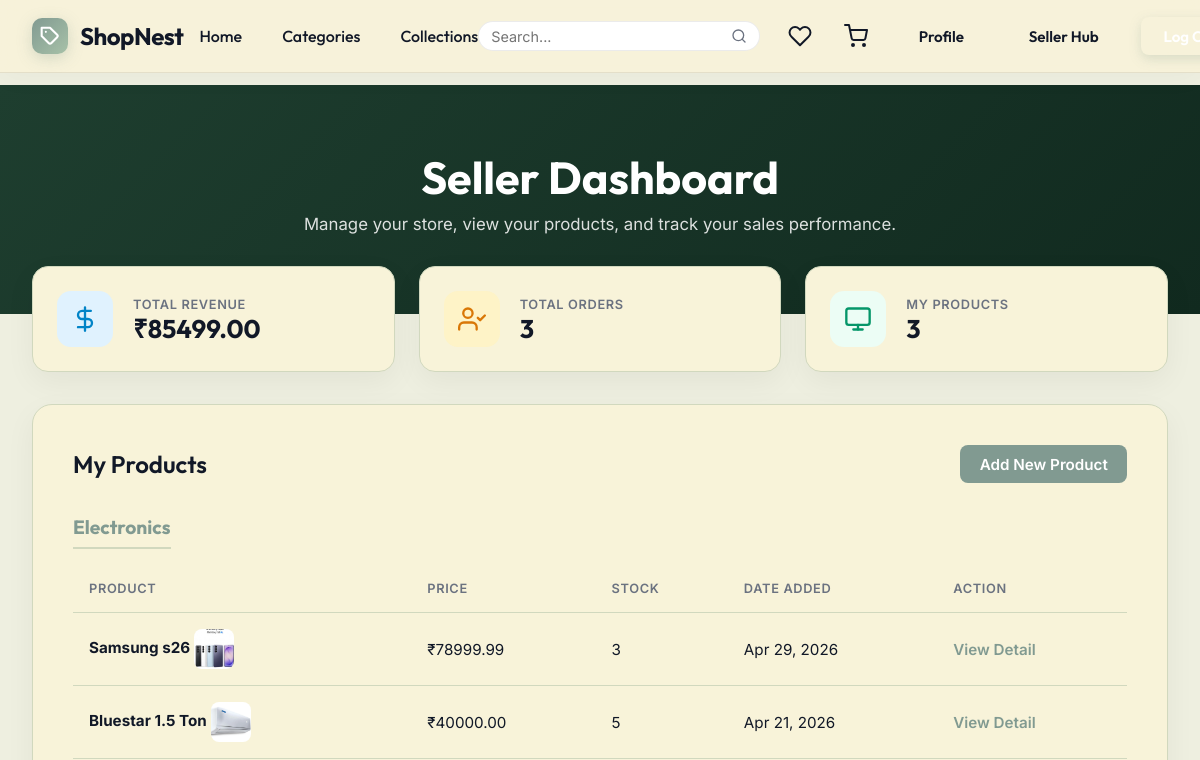
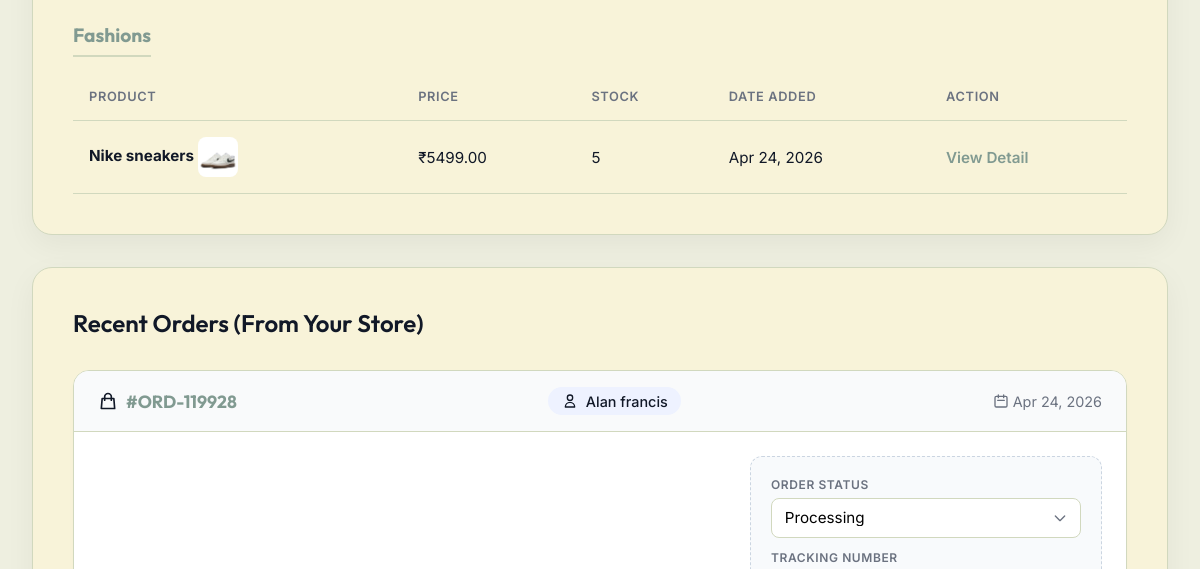
/seller-dashboard/ (signed in, upper part), run on an earlier commit of the app's database (2 pictures, top to bottom).
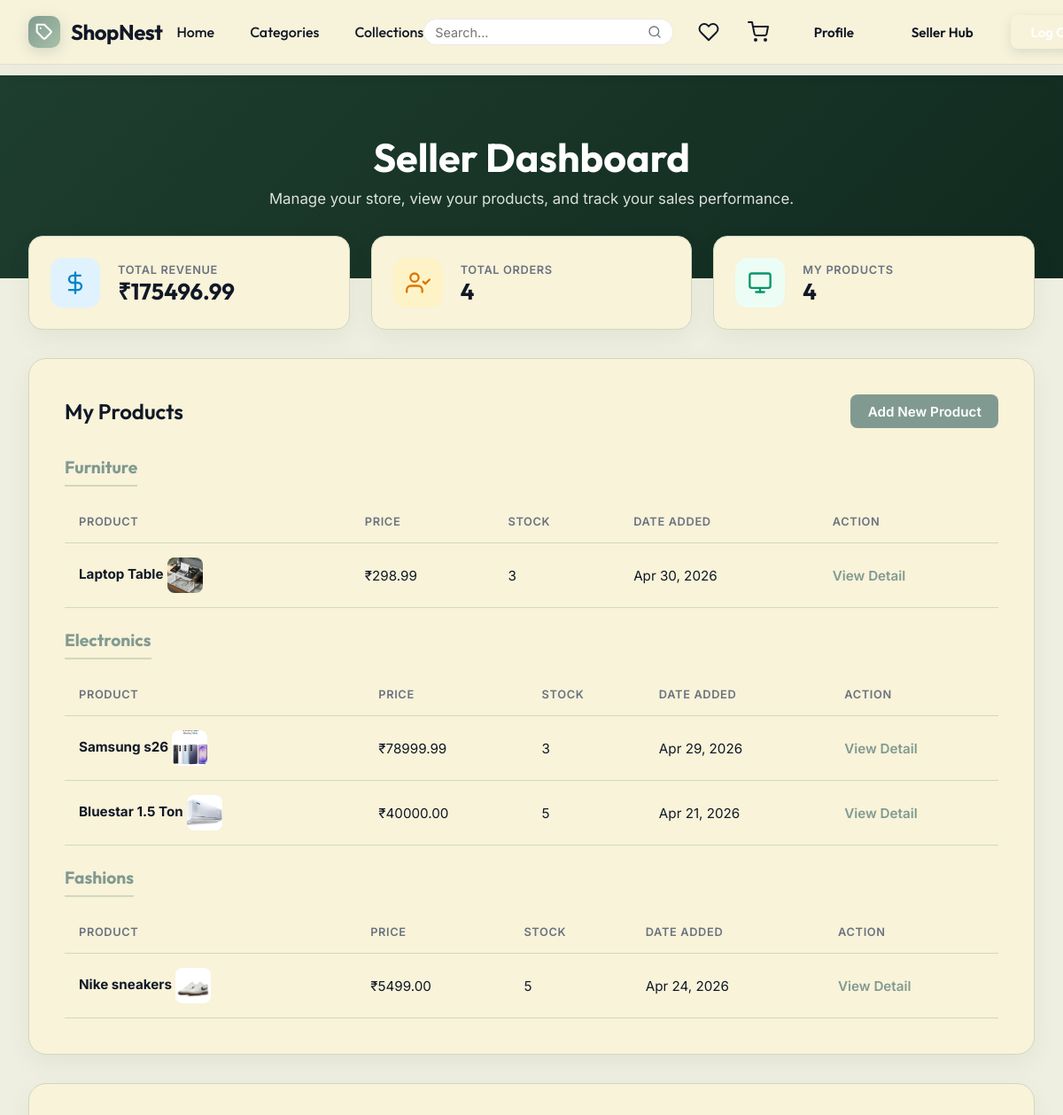
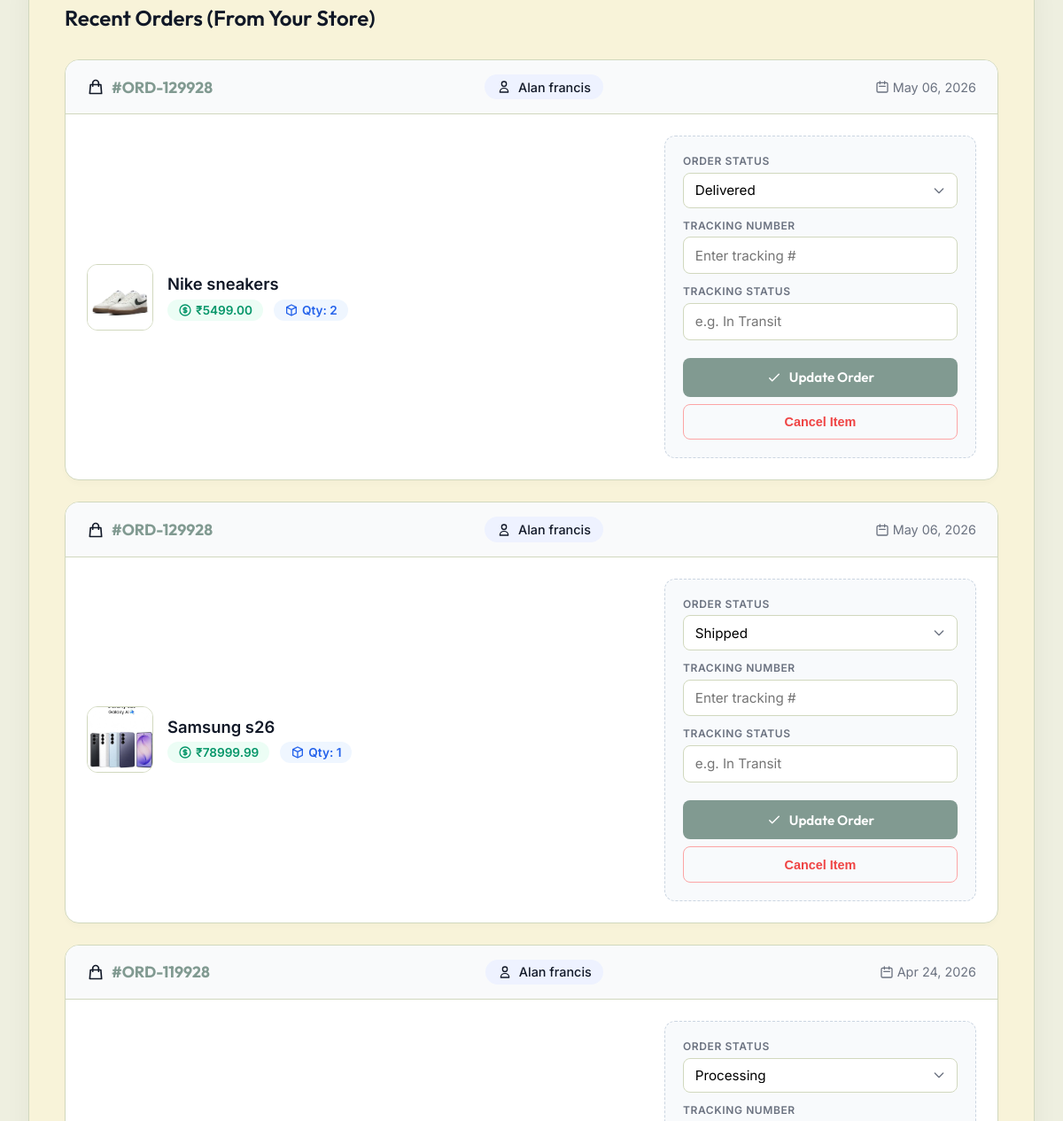
And on a later commit of the database (2 pictures, top to bottom).
### app/models.py (models this page shows, shortened)
class Product(models.Model):
    category = models.ForeignKey(Category, related_name='products', on_delete=models.CASCADE)
    seller = models.ForeignKey(User, on_delete=models.CASCADE, related_name='products', null=True, blank=True)
    name = models.CharField(max_length=200)
    description = models.TextField(blank=True, null=True)
    price = models.DecimalField(max_digits=10, decimal_places=2)
    quantity = models.PositiveIntegerField(default=1)
    image = models.ImageField(upload_to='products/', blank=True, null=True)
    is_trending = models.BooleanField(default=False)
    created_at = models.DateTimeField(auto_now_add=True)

class Category(models.Model):
    name = models.CharField(max_length=100)
    class Meta:
        verbose_name_plural = 'Categories'

class OrderItem(models.Model):
    STATUS_CHOICES = (
        ('Pending', 'Pending'),
        ('Processing', 'Processing'),
        ('Shipped', 'Shipped'),
        ('Delivered', 'Delivered'),
        ('Cancelled', 'Cancelled'),
    )
    order = models.ForeignKey(Order, related_name='items', on_delete=models.CASCADE)
    product = models.ForeignKey(Product, on_delete=models.CASCADE)
    price = models.DecimalField(max_digits=10, decimal_places=2)
    quantity = models.PositiveIntegerField(default=1)
    status = models.CharField(max_length=20, choices=STATUS_CHOICES, default='Pending')
    tracking_number = models.CharField(max_length=100, blank=True, null=True)
    tracking_status = models.CharField(max_length=200, blank=True, null=True)

class Order(models.Model):
    user = models.ForeignKey(User, on_delete=models.SET_NULL, null=True, blank=True)
    first_name = models.CharField(max_length=50)
    last_name = models.CharField(max_length=50)
    email = models.EmailField()
    address = models.CharField(max_length=250)
    city = models.CharField(max_length=100)
    zip_code = models.CharField(max_length=20)
    total_amount = models.DecimalField(max_digits=10, decimal_places=2)
    STATUS_CHOICES = (
        ('Pending', 'Pending'),
        ('Processing', 'Processing'),
        ('Shipped', 'Shipped'),
        ('Delivered', 'Delivered'),
        ('Cancelled', 'Cancelled'),
    )
    payment_method = models.CharField(max_length=50, default="Credit Card")
    status = models.CharField(max_length=20, choices=STATUS_CHOICES, default='Pending')
    created_at = models.DateTimeField(auto_now_add=True)

### app/views.py (the view)
# urls.py: path('seller-dashboard/', views.seller_dashboard_view, name='seller_dashboard'),
@login_required(login_url='login')
def seller_dashboard_view(request):
    profile, _ = UserProfile.objects.get_or_create(user=request.user)
    if not profile.is_seller:
        return redirect('seller_registration')
    products = Product.objects.filter(seller=request.user).select_related('category').order_by('-created_at')
    products_by_category = {}
    for product in products:
        category_name = product.category.name if hasattr(product, 'category') and product.category else 'Uncategorized'
        if category_name not in products_by_category:
            products_by_category[category_name] = []
        products_by_category[category_name].append(product)
    seller_items = OrderItem.objects.filter(product__seller=request.user).select_related('order', 'product').order_by('-order__created_at')
    total_products = products.count()
    total_orders = Order.objects.filter(items__product__seller=request.user).distinct().count()
    total_revenue = sum(
        item.price * item.quantity
        for item in seller_items
    )
    context = {
        'products': products,
        'products_by_category': products_by_category,
        'seller_items': seller_items,
        'total_products': total_products,
        'total_orders': total_orders,
        'total_revenue': total_revenue,
        'status_choices': OrderItem.STATUS_CHOICES,
    }
    return render(request, 'seller_dashboard.html', context)

### templates/seller_dashboard.html (shortened to what this page needs)
<!DOCTYPE html>
<html lang="en">
<head>
</head>
<body>
    {% include 'navbar.html' %}
    <div class="content-wrapper">
        <div class="page-header">
            <h1>Seller Dashboard</h1>
            <p>Manage your store, view your products, and track your sales performance.</p>
        </div>
        <div class="dashboard-container">
            <div class="stats-grid">
                <div class="stat-card">
                    <div class="stat-icon" style="background:#E0F2FE; color:#0284C7;">
                        <svg fill="none" stroke="currentColor" viewBox="0 0 24 24" stroke-width="2" stroke-linecap="round" stroke-linejoin="round">
                            <path d="M12 2v20M17 5H9.5a3.5 3.5 0 0 0 0 7h5a3.5 3.5 0 0 1 0 7H6"></path>
                        </svg>
                    </div>
                    <div class="stat-info">
                        <h3>Total Revenue</h3>
                        <div class="value">₹{{ total_revenue|default:"0.00"|floatformat:2 }}</div>
                    </div>
                </div>
                <div class="stat-card">
                    <div class="stat-icon" style="background:#FEF3C7; color:#D97706;">
                        <svg fill="none" stroke="currentColor" viewBox="0 0 24 24" stroke-width="2" stroke-linecap="round" stroke-linejoin="round">
                            <path d="M16 21v-2a4 4 0 0 0-4-4H5a4 4 0 0 0-4 4v2"></path>
                            <circle cx="8.5" cy="7" r="4"></circle>
                            <polyline points="17 11 19 13 23 9"></polyline>
                        </svg>
                    </div>
                    <div class="stat-info">
                        <h3>Total Orders</h3>
                        <div class="value">{{ total_orders }}</div>
                    </div>
                </div>
                <div class="stat-card">
                    <div class="stat-icon" style="background:#ECFDF5; color:#059669;">
                        <svg fill="none" stroke="currentColor" viewBox="0 0 24 24" stroke-width="2" stroke-linecap="round" stroke-linejoin="round">
                            <rect x="2" y="3" width="20" height="14" rx="2" ry="2"></rect>
                            <line x1="8" y1="21" x2="16" y2="21"></line>
                            <line x1="12" y1="17" x2="12" y2="21"></line>
                        </svg>
                    </div>
                    <div class="stat-info">
                        <h3>My Products</h3>
                        <div class="value">{{ total_products }}</div>
                    </div>
                </div>
            </div>
            <div class="card">
                <div class="card-header">
                    <h2>My Products</h2>
                    <a href="{% url 'seller_add_product' %}" class="btn-action">Add New Product</a>
                </div>
                {% if products_by_category %}
                    {% for category, cat_products in products_by_category.items %}
                    <div style="margin-top: 1.5rem;">
                        <h3 style="font-family: 'Outfit', sans-serif; font-size: 1.2rem; color: var(--primary); margin-bottom: 1rem; border-bottom: 2px solid var(--border); padding-bottom: 0.5rem; display: inline-block;">{{ category }}</h3>
                        <table>
                            <thead>
                                <tr>
                                    <th>Product</th>
                                    <th>Price</th>
                                    <th>Stock</th>
                                    <th>Date Added</th>
                                    <th>Action</th>
                                </tr>
                            </thead>
                            <tbody>
                                {% for product in cat_products %}
                                <tr>
                                    <td data-label="Product">
                                        <strong>{{ product.name }}</strong>
                                        {% if product.image %}
                                            <img src="{{ product.image.url }}" class="product-img-mini" alt="{{ product.name }}">
                                        {% else %}
                                            <div class="product-img-mini" style="display:inline-block; background:#EEF2FF; border: 1px solid var(--border);"></div>
                                        {% endif %}
                                    </td>
                                    <td data-label="Price">₹{{ product.price }}</td>
                                    <td data-label="Stock">{{ product.quantity }}</td>
                                    <td data-label="Date Added">{{ product.created_at|date:"M d, Y" }}</td>
                                    <td data-label="Action">
                                        <a href="{% url 'product_detail' product.id %}" style="color:var(--primary); font-weight:600; text-decoration:none;">View Detail</a>
                                    </td>
                                </tr>
                                {% endfor %}
                            </tbody>
                        </table>
                    </div>
                    {% endfor %}
                {% else %}
                <p style="color:var(--text-muted); text-align:center; padding: 2rem 0; background: #F9FAFB; border-radius: 12px; border: 1px dashed var(--border);">You haven't listed any products yet.</p>
                {% endif %}
            </div>
            <div class="card">
                <div class="card-header">
                    <h2>Recent Orders (From Your Store)</h2>
                </div>
                {% if seller_items %}
                <div class="orders-list">
                    {% for item in seller_items %}
                    <div class="order-card">
                        <div class="order-header">
                            <div class="order-ref">
                                <svg width="20" height="20" fill="none" stroke="currentColor" stroke-width="2" viewBox="0 0 24 24"><path stroke-linecap="round" stroke-linejoin="round" d="M16 11V7a4 4 0 00-8 0v4M5 9h14l1 12H4L5 9z"></path></svg>
                                <span class="order-ref-id">#ORD-{{ item.order.id }}9928</span>
                            </div>
                            <div class="order-customer">
                                <svg width="16" height="16" fill="none" stroke="currentColor" stroke-width="2" viewBox="0 0 24 24"><path stroke-linecap="round" stroke-linejoin="round" d="M16 7a4 4 0 11-8 0 4 4 0 018 0zM12 14a7 7 0 00-7 7h14a7 7 0 00-7-7z"></path></svg>
                                {{ item.order.first_name }} {{ item.order.last_name }}
                            </div>
                            <div class="order-date">
                                <svg width="16" height="16" fill="none" stroke="currentColor" stroke-width="2" viewBox="0 0 24 24"><path stroke-linecap="round" stroke-linejoin="round" d="M8 7V3m8 4V3m-9 8h10M5 21h14a2 2 0 002-2V7a2 2 0 00-2-2H5a2 2 0 00-2 2v12a2 2 0 002 2z"></path></svg>
                                {{ item.order.created_at|date:"M d, Y" }}
                            </div>
                        </div>
                        <div class="order-body">
                            <div class="order-product-info">
                                {% if item.product.image %}
                                    <img src="{{ item.product.image.url }}" alt="{{ item.product.name }}" style="width: 75px; height: 75px; border-radius: 12px; object-fit: cover; border: 1px solid var(--border); flex-shrink: 0;">
                                {% else %}
                                    <div style="width: 75px; height: 75px; border-radius: 12px; background: #F9FAFB; border: 1px solid var(--border); display: flex; align-items: center; justify-content: center; font-size: 0.8rem; color: var(--text-muted); flex-shrink: 0;">No Img</div>
                                {% endif %}
                                <div>
                                    <div class="order-product-name">{{ item.product.name }}</div>
                                    <div class="order-price-qty">
                                        <span class="price-badge">
                                            ₹{{ item.price }}
                                        </span>
                                        <span class="qty-badge">
                                            <svg width="16" height="16" fill="none" stroke="currentColor" stroke-width="2" viewBox="0 0 24 24"><path stroke-linecap="round" stroke-linejoin="round" d="M20 7l-8-4-8 4m16 0l-8 4m8-4v10l-8 4m0-10L4 7m8 4v10M4 7v10l8 4"></path></svg>
                                            Qty: {{ item.quantity }}
                                        </span>
                                    </div>
                                </div>
                            </div>
                            <div class="order-controls">
                                <form action="{% url 'update_item_status' item.id %}" method="post" class="status-form">
                                    <div class="control-group">
                                        <label>Order Status</label>
                                        <select name="status" class="styled-input styled-select">
                                            {% for value, label in status_choices %}
                                            <option value="{{ value }}" {% if item.status == value %}selected{% endif %}>{{ label }}</option>
                                            {% endfor %}
                                        </select>
                                    </div>
                                    <div class="control-group">
                                        <label>Tracking Number</label>
                                        <input type="text" name="tracking_number" placeholder="Enter tracking #" value="{{ item.tracking_number|default:'' }}" class="styled-input">
                                    </div>
                                    <div class="control-group">
                                        <label>Tracking Status</label>
                                        <input type="text" name="tracking_status" placeholder="e.g. In Transit" value="{{ item.tracking_status|default:'' }}" class="styled-input">
                                    </div>
                                    <button type="submit" class="btn-save">
                                        <svg width="18" height="18" fill="none" stroke="currentColor" stroke-width="2" viewBox="0 0 24 24"><path stroke-linecap="round" stroke-linejoin="round" d="M5 13l4 4L19 7"></path></svg>
                                        Update Order
                                    </button>
                                </form>
                                {% if item.status != 'Cancelled' %}
                                <form action="{% url 'cancel_order_item' item.id %}" method="post" onsubmit="return confirm('Are you sure you want to cancel this item?');">
                                    <button type="submit" class="btn-cancel">Cancel Item</button>
                                </form>
                                {% endif %}
                            </div>
                        </div>
                    </div>
                    {% endfor %}
                </div>
                {% else %}
                <p style="color:var(--text-muted); text-align:center; padding: 2rem 0; background: #F9FAFB; border-radius: 12px; border: 1px dashed var(--border);">No orders have been placed for your products yet.</p>
                {% endif %}
            </div>
        </div>
    </div>
</body>
</html>

What changed in the data, as far as the page shows it:
added Product: name "Furniture", name "Laptop Table", image (picture), price "298.99", quantity "3", created_at "Apr 30, 2026"
added OrderItem: order.id "12", order.first_name "Alan", order.last_name "francis", order.created_at "May 06, 2026", product.image (picture), product.name "Nike sneakers", price "5499.00", quantity "2", status "Delivered", shows "Cancel Item"
added OrderItem: order.id "12", order.first_name "Alan", order.last_name "francis", order.created_at "May 06, 2026", product.image (picture), product.name "Samsung s26", price "78999.99", quantity "1", status "Shipped", shows "Cancel Item"
Also different on the page:
{{ total_revenue|default:"0.00"|floatformat:2 }}: "85499.00" → "175496.99"
{{ total_orders }}: "3" → "4"
{{ total_products }}: "3" → "4"
